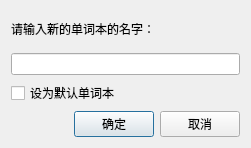
<?xml version="1.0" encoding="UTF-8"?>
<ui version="4.0">
 <class>AddNWListDialog</class>
 <widget class="QDialog" name="AddNWListDialog">
  <property name="geometry">
   <rect>
    <x>0</x>
    <y>0</y>
    <width>251</width>
    <height>148</height>
   </rect>
  </property>
  <property name="windowTitle">
   <string>Dialog</string>
  </property>
  <layout class="QVBoxLayout" name="verticalLayout">
   <item>
    <widget class="QLabel" name="label">
     <property name="text">
      <string>请输入新的单词本的名字：</string>
     </property>
     <property name="buddy">
      <cstring>lineEdit</cstring>
     </property>
    </widget>
   </item>
   <item>
    <widget class="QLineEdit" name="lineEdit"/>
   </item>
   <item>
    <widget class="QCheckBox" name="checkBox">
     <property name="text">
      <string>设为默认单词本</string>
     </property>
    </widget>
   </item>
   <item>
    <layout class="QHBoxLayout" name="horizontalLayout">
     <item>
      <spacer name="horizontalSpacer">
       <property name="orientation">
        <enum>Qt::Horizontal</enum>
       </property>
       <property name="sizeHint" stdset="0">
        <size>
         <width>40</width>
         <height>20</height>
        </size>
       </property>
      </spacer>
     </item>
     <item>
      <widget class="QPushButton" name="ButtonSubmit">
       <property name="text">
        <string>确定</string>
       </property>
      </widget>
     </item>
     <item>
      <widget class="QPushButton" name="ButtonCancel">
       <property name="text">
        <string>取消</string>
       </property>
      </widget>
     </item>
    </layout>
   </item>
  </layout>
 </widget>
 <resources/>
 <connections>
  <connection>
   <sender>ButtonCancel</sender>
   <signal>clicked()</signal>
   <receiver>AddNWListDialog</receiver>
   <slot>reject()</slot>
   <hints>
    <hint type="sourcelabel">
     <x>178</x>
     <y>123</y>
    </hint>
    <hint type="destinationlabel">
     <x>191</x>
     <y>145</y>
    </hint>
   </hints>
  </connection>
  <connection>
   <sender>ButtonSubmit</sender>
   <signal>clicked()</signal>
   <receiver>AddNWListDialog</receiver>
   <slot>accept()</slot>
   <hints>
    <hint type="sourcelabel">
     <x>89</x>
     <y>124</y>
    </hint>
    <hint type="destinationlabel">
     <x>42</x>
     <y>123</y>
    </hint>
   </hints>
  </connection>
 </connections>
</ui>
